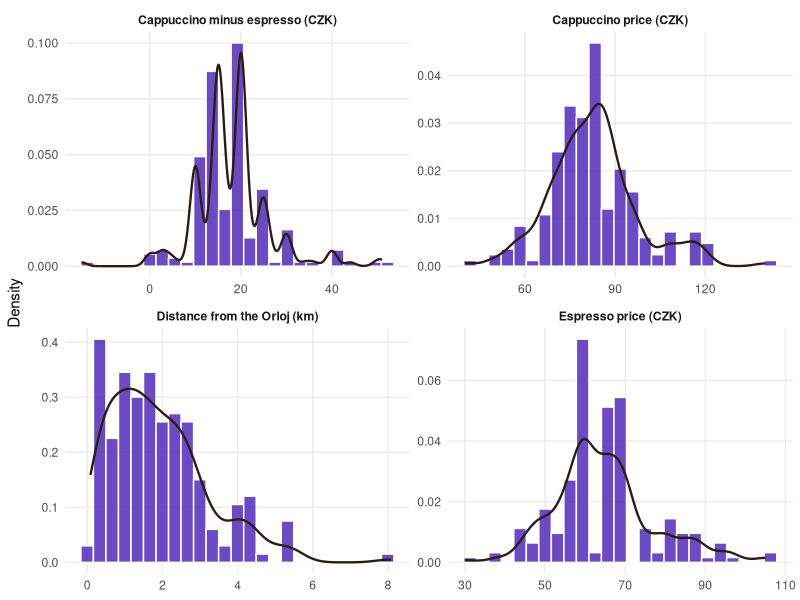
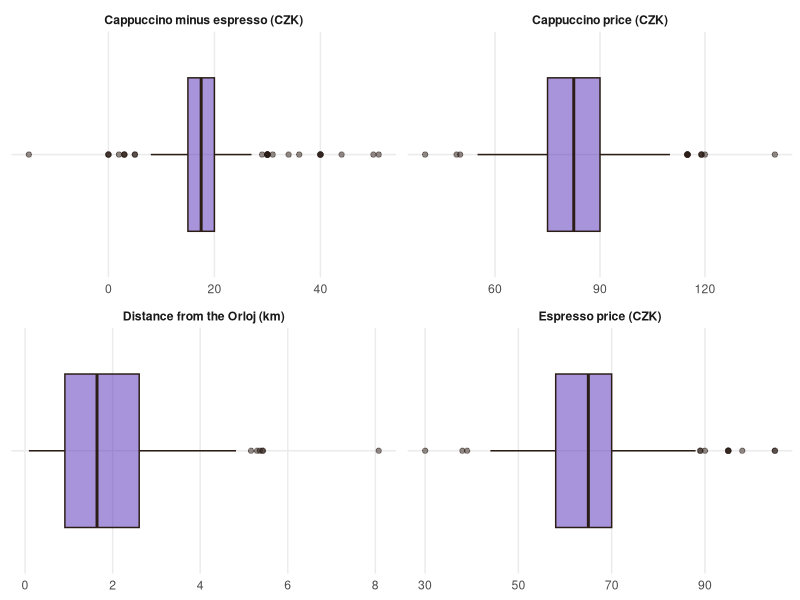
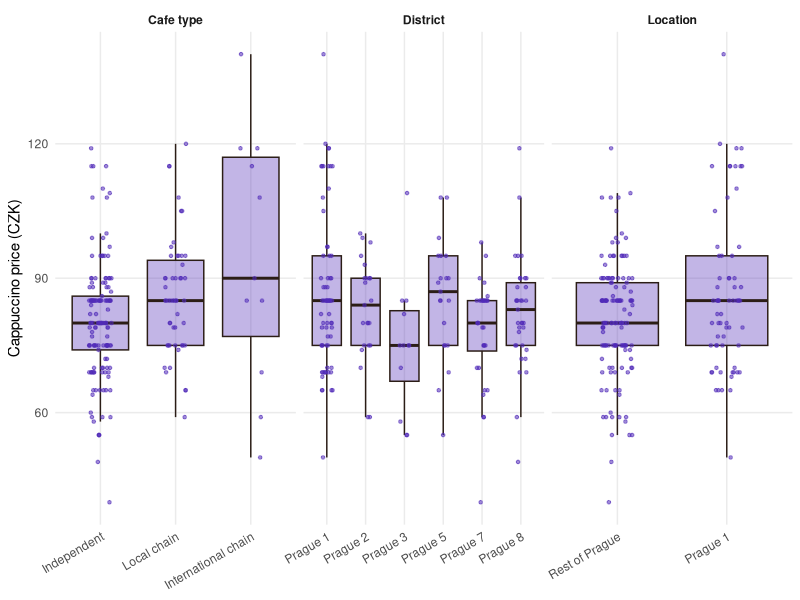
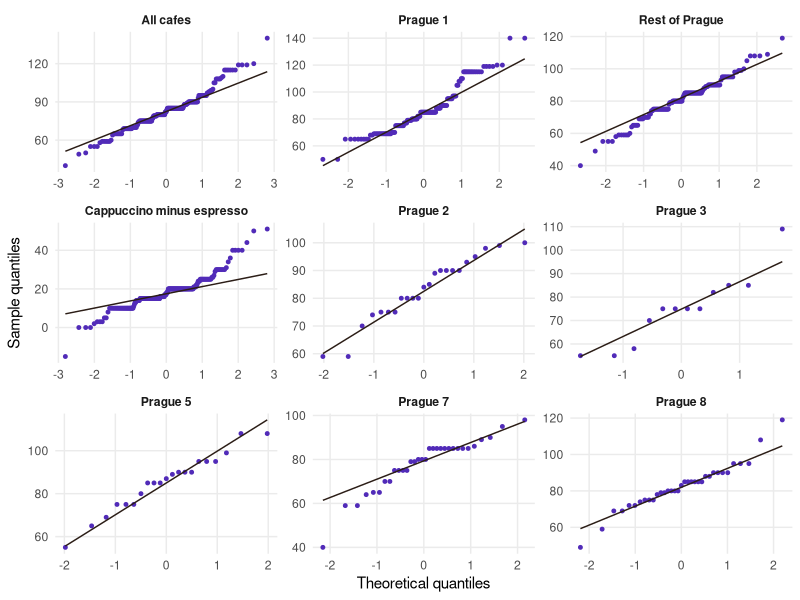

Write R code to recreate these figures, in order.
# =============================================================================
# 02_descriptives.R  --  Prague Cafe Project, Batch 1
#
# Reads analysis/cafe_clean.csv (made by 01_cleaning.R) and produces the
# description of the data and the checks of distributions and normality that
# are needed to choose the primary method for each question in 03_tests.R.
# All tables go to report/tables, all figures to report/figures.
#
# RUN FROM THE REPOSITORY ROOT. Order: 01_cleaning.R -> 02_descriptives.R -> 03_tests.R
# =============================================================================

## 0. SETUP ------------------------------------------------------------------
if (!file.exists("analysis/cafe_clean.csv")) stop("Run 01_cleaning.R first (from the repository root).")
# Stops with a message if the cleaned dataset does not exist yet (script 01 must run first).
dir.create("report/tables",  recursive = TRUE, showWarnings = FALSE)
# Makes sure the folder for LaTeX tables exists.
dir.create("report/figures", recursive = TRUE, showWarnings = FALSE)
# Makes sure the folder for figures exists.

load_packages <- function(pkgs) {
  # Defines a helper that takes a vector of package names.
  for (p in pkgs) {
    # Loops over each package name.
    if (!requireNamespace(p, quietly = TRUE)) install.packages(p, repos = "https://cloud.r-project.org")
    # Installs the package from CRAN only if it is missing.
    library(p, character.only = TRUE)
    # Attaches the package.
  }
  # Ends the loop.
}
# Ends the helper function.
load_packages(c("ggplot2", "xtable"))
# Loads ggplot2 (figures) and xtable (LaTeX tables).

COP <- "#512bb8"; ESP <- "#2B1D16"; GREY <- "#8A7F76"       # colours used in all figures
# Defines the three colours (purple, dark brown, grey) so every figure looks the same.
theme_set(theme_minimal(base_size = 11) +
          # Sets the default plot theme to a clean minimal one with 11 pt text,
          theme(panel.grid.minor = element_blank(),
                # removing the minor grid lines,
                plot.title = element_text(face = "bold"),
                # making titles bold,
                strip.text = element_text(face = "bold")))
                # and making facet (panel) labels bold.

save_fig <- function(p, name, w = 6.5, h = 4) {
  # Defines a helper that saves a plot p under a given name with width w and height h (inches).
  ggsave(file.path("report/figures", paste0(name, ".pdf")), p, width = w, height = h)
  # Writes the plot as a PDF into report/figures.
}
# Ends the helper function.
save_tab <- function(df, name, align = NULL, digits = 2) {
  # Defines a helper that saves a data frame as a LaTeX table.
  print(xtable(df, align = align, digits = digits),
        # Converts the data frame to an xtable with the given column alignment and decimals,
        file = file.path("report/tables", paste0(name, ".tex")),
        # and writes it to report/tables/<name>.tex,
        floating = FALSE, booktabs = TRUE, include.rownames = FALSE,
        # without a table wrapper, with booktabs rules and without row numbers,
        sanitize.text.function = function(x) x)
        # leaving the text unescaped so LaTeX symbols in cells work.
}
# Ends the helper function.

d <- read.csv("analysis/cafe_clean.csv", stringsAsFactors = FALSE)
# Reads the cleaned dataset into d.
d$type     <- factor(d$type, levels = c("Independent", "Local chain", "International chain"))
# Turns the cafe type back into a factor with a fixed order (Independent is the reference).
d$prague1  <- factor(d$prague1, levels = c("Rest of Prague", "Prague 1"))
# Turns the location into a factor with "Rest of Prague" as the reference.
d$district <- factor(d$district)
# Turns the district into a factor.
# districts with at least 12 cafes (the brief): Prague 1, 2, 3, 5, 7, 8
d$district_main <- factor(ifelse(d$district %in% paste("Prague", c(1, 2, 3, 5, 7, 8)),
                                 # Creates a district variable that keeps only the six districts listed,
                                 as.character(d$district), NA),
                                 # giving NA to cafes in all other (small) districts,
                          levels = paste("Prague", c(1, 2, 3, 5, 7, 8)))
                          # and fixing the order of the six levels.
d$diff_cap_esp <- d$cappuccino - d$espresso   # for the paired question
# Computes the within-cafe difference between cappuccino and espresso price (used in A3).

## 1. HELPERS ------------------------------------------------------------------
skew <- function(x) { x <- x[!is.na(x)]; m <- mean(x); mean((x - m)^3) / mean((x - m)^2)^1.5 }
# Defines the sample skewness: third central moment divided by the variance to the power 1.5 (missing values ignored).
fmt <- function(x, k = 2) formatC(x, format = "f", digits = k)
# Defines a formatter that prints numbers with k decimals (default 2) as text.
mean_ci <- function(x) {
  # Defines a function returning the 95% confidence interval for a mean.
  x <- x[!is.na(x)]; n <- length(x)
  # Drops missing values and counts the remaining observations.
  half <- qt(.975, n - 1) * sd(x) / sqrt(n)
  # Computes the half-width: t critical value times the standard error.
  c(mean(x) - half, mean(x) + half)
  # Returns the lower and upper limits.
}
# Ends the function.

## 2. NUMERIC VARIABLES --------------------------------------------------------
num_vars <- list("Cappuccino price (CZK)" = d$cappuccino,
                 # Collects the numeric variables to describe in a named list:
                 "Espresso price (CZK)"   = d$espresso,
                 # espresso price,
                 "Distance from the Orloj (km)" = d$distance,
                 # distance from the Orloj,
                 "Cappuccino minus espresso (CZK)" = d$diff_cap_esp)
                 # and the cappuccino-minus-espresso difference.
desc_num <- do.call(rbind, lapply(names(num_vars), function(nm) {
  # Builds one table row per variable and stacks the rows together.
  x <- num_vars[[nm]]; ci <- mean_ci(x)
  # Takes the variable's values and its 95% CI for the mean.
  data.frame(Variable = nm, n = sum(!is.na(x)), Missing = sum(is.na(x)),
             # One row with the name, number of valid values and number missing,
             Mean = fmt(mean(x, na.rm = TRUE)),
             # the mean,
             `95\\% CI` = paste0("[", fmt(ci[1]), ", ", fmt(ci[2]), "]"),
             # its confidence interval written as [low, high],
             SD = fmt(sd(x, na.rm = TRUE)), Median = fmt(median(x, na.rm = TRUE)),
             # the standard deviation and median,
             IQR = fmt(IQR(x, na.rm = TRUE)),
             # the interquartile range,
             Min = fmt(min(x, na.rm = TRUE)), Max = fmt(max(x, na.rm = TRUE)),
             # the minimum and maximum,
             Skew = fmt(skew(x)), check.names = FALSE)
             # and the skewness (column names are kept as typed).
}))
# Ends the row-building function and the stacking.
save_tab(desc_num, "descriptives", align = c("l", "l", "r", "r", "r", "r", "r", "r", "r", "r", "r", "r"), digits = 0)
# Saves the numeric descriptives as report/tables/descriptives.tex.
print(desc_num)
# Shows the same table on screen.

## 3. CATEGORICAL VARIABLES ----------------------------------------------------
cat_row <- function(var, levels_tab) {
  # Defines a helper that turns a frequency table into rows of counts and percentages.
  data.frame(Variable = var, Level = names(levels_tab),
             # One row per category with the variable name and the category label,
             n = as.integer(levels_tab),
             # the count,
             Percent = fmt(100 * as.integer(levels_tab) / nrow(d), 1),
             # the percentage of all cafes (one decimal),
             stringsAsFactors = FALSE)
             # keeping text as text.
}
# Ends the helper function.
t_district <- table(d$district)
# Counts cafes per district.
t_type     <- table(d$type, useNA = "ifany"); names(t_type)[is.na(names(t_type))] <- "Missing"
# Counts cafes per type (including missing) and labels the missing group "Missing".
t_p1       <- table(d$prague1)
# Counts cafes in Prague 1 versus the rest.
desc_cat <- rbind(cat_row("District", t_district), cat_row("Location", t_p1), cat_row("Cafe type", t_type))
# Stacks the three frequency tables into one.
desc_cat$Variable[duplicated(desc_cat$Variable)] <- ""
# Blanks repeated variable names so each name shows only on its first row.
save_tab(desc_cat, "descriptives_cat", align = c("l", "l", "l", "r", "r"), digits = 0)
# Saves the categorical descriptives as a LaTeX table.
print(desc_cat)
# Shows the table on screen.

## 4. CAPPUCCINO PRICE BY GROUP --------------------------------------------------
grp_row <- function(label, x) {
  # Defines a helper that summarises the price of one group.
  ci <- if (length(x) > 2) mean_ci(x) else c(NA, NA)
  # Computes the CI only when the group has more than two cafes; otherwise leaves it empty.
  data.frame(Group = label, n = length(x), Mean = fmt(mean(x)),
             # One row with the group name, size and mean,
             `95\\% CI` = paste0("[", fmt(ci[1]), ", ", fmt(ci[2]), "]"),
             # the confidence interval,
             SD = fmt(sd(x)), Median = fmt(median(x)), IQR = fmt(IQR(x)),
             # the SD, median and IQR,
             Skew = fmt(skew(x)), check.names = FALSE)
             # and the skewness.
}
# Ends the helper function.
g_list <- c(list("Prague 1" = d$cappuccino[d$prague1 == "Prague 1"],
                 # Builds a list of price vectors by group, starting with Prague 1
                 "Rest of Prague" = d$cappuccino[d$prague1 == "Rest of Prague"]),
                 # and the rest of Prague,
            setNames(lapply(levels(d$district_main), function(l) d$cappuccino[which(d$district_main == l)]),
                     # then one vector for each of the six main districts,
                     levels(d$district_main)),
                     # named by the district,
            setNames(lapply(levels(d$type), function(l) d$cappuccino[which(d$type == l)]), levels(d$type)),
            # then one vector for each cafe type,
            list("Independent" = d$cappuccino[which(d$chain == "Independent")],
                 # then independents again (as the chain-indicator reference)
                 "Chain (local + international)" = d$cappuccino[which(d$chain == "Chain")]))
                 # and local plus international chains together.
# (Independent appears twice: once as a type, once as the reference of the chain indicator; keep one)
g_list <- g_list[!duplicated(names(g_list))]
# Removes the duplicated "Independent" entry so each group appears once.
desc_grp <- do.call(rbind, lapply(names(g_list), function(nm) grp_row(nm, g_list[[nm]])))
# Builds the summary row for every group and stacks them into one table.
save_tab(desc_grp, "descriptives_groups", align = c("l", "l", "r", "r", "r", "r", "r", "r", "r"), digits = 0)
# Saves the group table as a LaTeX table.
print(desc_grp)
# Shows the table on screen.

## 5. NORMALITY CHECKS ---------------------------------------------------------
# The plots come first (histograms, box plots, Q-Q plots); the skewness and
# the Shapiro-Wilk test only supplement them. The test has little power in
# small samples and rejects trivial deviations in large ones.
sw <- function(x) if (length(x) >= 3 && length(x) <= 5000) shapiro.test(x)$p.value else NA
# Defines a helper returning the Shapiro-Wilk p-value, or NA if the sample size is outside the test's allowed 3-5000.
norm_tab <- data.frame(
  # Starts the normality table for the groups:
  Sample = names(g_list),
  # the group name,
  n = sapply(g_list, length),
  # the group size,
  Skewness = fmt(sapply(g_list, skew)),
  # the group skewness,
  `Shapiro--Wilk p` = sapply(sw_p <- sapply(g_list, sw), function(p) if (is.na(p)) "--" else if (p < .001) "$<$.001" else sub("^0", "", fmt(p, 3))),
  # the Shapiro-Wilk p-value formatted as text ("--" if not computed, "<.001" if tiny, otherwise without the leading zero),
  check.names = FALSE, row.names = NULL)
  # keeping the column names as typed and dropping row names.
extra <- data.frame(Sample = c("All cafes: cappuccino", "All cafes: cappuccino minus espresso", "All cafes: distance"),
                    # Builds extra rows for the whole sample: cappuccino, the paired difference and distance,
                    n = c(sum(!is.na(d$cappuccino)), sum(!is.na(d$diff_cap_esp)), sum(!is.na(d$distance))),
                    # with the number of valid values,
                    Skewness = fmt(c(skew(d$cappuccino), skew(d$diff_cap_esp), skew(d$distance))),
                    # their skewness,
                    `Shapiro--Wilk p` = sapply(list(d$cappuccino, d$diff_cap_esp[!is.na(d$diff_cap_esp)], d$distance), function(x) { p <- sw(x); if (p < .001) "$<$.001" else sub("^0", "", fmt(p, 3)) }),
                    # and their Shapiro-Wilk p-values formatted the same way,
                    check.names = FALSE)
                    # keeping the column names as typed.
norm_tab <- rbind(extra, norm_tab)
# Puts the whole-sample rows above the group rows.
save_tab(norm_tab, "normality", align = c("l", "l", "r", "r", "r"), digits = 0)
# Saves the normality table as a LaTeX table.
print(norm_tab)
# Shows the table on screen.

## 6. FIGURES --------------------------------------------------------------------
long <- rbind(
  # Stacks the four numeric variables into one long table (one row per value) for faceted plots:
  data.frame(variable = "Cappuccino price (CZK)", value = d$cappuccino),
  # cappuccino prices,
  data.frame(variable = "Espresso price (CZK)",   value = d$espresso),
  # espresso prices,
  data.frame(variable = "Distance from the Orloj (km)", value = d$distance),
  # distances,
  data.frame(variable = "Cappuccino minus espresso (CZK)", value = d$diff_cap_esp))
  # and the within-cafe differences.
long <- long[!is.na(long$value), ]
# Drops missing values.

# 6a. histogram + density
p_hist <- ggplot(long, aes(value)) +
  # Starts a plot of the values,
  geom_histogram(aes(y = after_stat(density)), bins = 25, fill = COP, colour = "white", alpha = .85) +
  # drawing a histogram with 25 bins scaled to density,
  geom_density(colour = ESP, linewidth = .8) +
  # overlaying a smooth density curve,
  facet_wrap(~variable, scales = "free", ncol = 2) +
  # making one panel per variable with its own axes in two columns,
  labs(x = NULL, y = "Density")
  # and labelling the y axis "Density".
save_fig(p_hist, "distributions", 7, 5)
# Saves the histograms as report/figures/distributions.pdf.

# 6b. box plots
p_box <- ggplot(long, aes(x = value, y = variable)) +
  # Starts a plot of the values by variable,
  geom_boxplot(fill = COP, alpha = .5, colour = ESP, outlier.colour = ESP) +
  # drawing a horizontal box plot for each,
  facet_wrap(~variable, scales = "free", ncol = 2) +
  # splitting into one panel per variable with free axes,
  labs(x = NULL, y = NULL) + theme(axis.text.y = element_blank())
  # and removing axis titles and the redundant y labels.
save_fig(p_box, "boxplots", 7, 4)
# Saves the box plots as report/figures/boxplots.pdf.

# 6c. groups side by side (cappuccino price)
grp_long <- rbind(
  # Builds a long table of cappuccino prices labelled by grouping scheme:
  data.frame(panel = "Location", group = as.character(d$prague1), y = d$cappuccino),
  # prices by Prague 1 versus the rest,
  data.frame(panel = "District", group = as.character(d$district_main), y = d$cappuccino),
  # prices by main district,
  data.frame(panel = "Cafe type", group = as.character(d$type), y = d$cappuccino))
  # and prices by cafe type.
grp_long <- grp_long[!is.na(grp_long$group) & !is.na(grp_long$y), ]
# Drops rows with a missing group or price.
grp_long$group <- factor(grp_long$group, levels = c("Rest of Prague", "Prague 1",
  # Turns the group into a factor with a chosen display order:
  paste("Prague", c(1, 2, 3, 5, 7, 8))[-1], "Independent", "Local chain", "International chain"))
  # rest of Prague, Prague 1, the other districts, then the three cafe types.
grp_long$group <- factor(grp_long$group, levels = unique(c(levels(grp_long$group), "Prague 1")))
# Re-creates the factor making sure "Prague 1" is a valid level for the district panel too.
p_grp <- ggplot(grp_long, aes(group, y)) +
  # Starts a plot of price by group,
  geom_boxplot(fill = COP, alpha = .35, colour = ESP, outlier.shape = NA) +
  # drawing box plots without outlier dots (the points are shown below),
  geom_jitter(width = .15, height = 0, size = .9, alpha = .55, colour = COP) +
  # adding each cafe as a slightly horizontally jittered point,
  facet_wrap(~panel, scales = "free_x", nrow = 1) +
  # putting the three grouping schemes in three panels in one row,
  labs(x = NULL, y = "Cappuccino price (CZK)") +
  # labelling the y axis,
  theme(axis.text.x = element_text(angle = 30, hjust = 1))
  # and tilting the group labels so they do not overlap.
save_fig(p_grp, "groups_side_by_side", 8, 4)
# Saves the figure as report/figures/groups_side_by_side.pdf.

# 6d. normal Q-Q plots (overall, by group, and the paired differences)
qq_long <- rbind(
  # Builds a long table of values for the Q-Q plots, one panel per sample:
  data.frame(panel = "All cafes", y = d$cappuccino),
  # all cafes,
  data.frame(panel = "Prague 1", y = d$cappuccino[d$prague1 == "Prague 1"]),
  # Prague 1,
  data.frame(panel = "Rest of Prague", y = d$cappuccino[d$prague1 == "Rest of Prague"]),
  # the rest of Prague,
  data.frame(panel = "Cappuccino minus espresso", y = d$diff_cap_esp[!is.na(d$diff_cap_esp)]),
  # the paired difference,
  do.call(rbind, lapply(levels(d$district_main), function(l)
    # and one panel for each of the six districts.
    data.frame(panel = l, y = d$cappuccino[which(d$district_main == l)]))))
    # (each district's cappuccino prices labelled with its name)
qq_long$panel <- factor(qq_long$panel, levels = unique(qq_long$panel))
# Fixes the panel order as first listed.
p_qq <- ggplot(qq_long, aes(sample = y)) +
  # Starts a Q-Q plot of the values,
  stat_qq(colour = COP, size = 1) + stat_qq_line(colour = ESP) +
  # drawing the sample-versus-normal quantile points and the reference line,
  facet_wrap(~panel, scales = "free", ncol = 3) +
  # one panel per sample in three columns,
  labs(x = "Theoretical quantiles", y = "Sample quantiles")
  # and labelling the axes.
save_fig(p_qq, "qq_plots", 7.5, 7)
# Saves the Q-Q plots as report/figures/qq_plots.pdf.

cat("\nDescriptive tables and figures written to report/tables and report/figures.\n")
# Prints a confirmation message that everything has been written.
